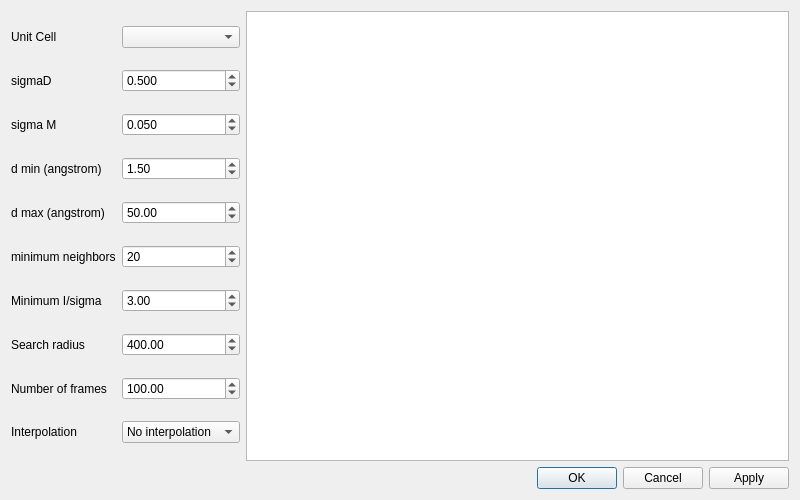
<?xml version="1.0" encoding="UTF-8"?>
<ui version="4.0">
 <class>DialogPredictPeaks</class>
 <widget class="QDialog" name="DialogPredictPeaks">
  <property name="geometry">
   <rect>
    <x>0</x>
    <y>0</y>
    <width>800</width>
    <height>500</height>
   </rect>
  </property>
  <property name="windowTitle">
   <string>Dialog</string>
  </property>
  <layout class="QVBoxLayout" name="verticalLayout">
   <item>
    <layout class="QHBoxLayout" name="horizontalLayout" stretch="0,1">
     <item>
      <layout class="QGridLayout" name="gridLayout_2">
       <item row="8" column="1">
        <widget class="QDoubleSpinBox" name="nframes">
         <property name="maximum">
          <double>10000.000000000000000</double>
         </property>
         <property name="value">
          <double>100.000000000000000</double>
         </property>
        </widget>
       </item>
       <item row="4" column="1">
        <widget class="QDoubleSpinBox" name="dMaxSpinBox">
         <property name="maximum">
          <double>1000.000000000000000</double>
         </property>
         <property name="singleStep">
          <double>0.010000000000000</double>
         </property>
         <property name="value">
          <double>50.000000000000000</double>
         </property>
        </widget>
       </item>
       <item row="9" column="1">
        <widget class="QComboBox" name="interpolation">
         <property name="currentIndex">
          <number>0</number>
         </property>
         <item>
          <property name="text">
           <string>No interpolation</string>
          </property>
         </item>
         <item>
          <property name="text">
           <string>Inverse distance</string>
          </property>
         </item>
         <item>
          <property name="text">
           <string>Intensity</string>
          </property>
         </item>
        </widget>
       </item>
       <item row="3" column="1">
        <widget class="QDoubleSpinBox" name="dMinSpinBox">
         <property name="maximum">
          <double>1000.000000000000000</double>
         </property>
         <property name="singleStep">
          <double>0.010000000000000</double>
         </property>
         <property name="value">
          <double>1.500000000000000</double>
         </property>
        </widget>
       </item>
       <item row="5" column="0">
        <widget class="QLabel" name="label_5">
         <property name="text">
          <string>minimum neighbors</string>
         </property>
        </widget>
       </item>
       <item row="1" column="0">
        <widget class="QLabel" name="label_4">
         <property name="text">
          <string>sigmaD</string>
         </property>
        </widget>
       </item>
       <item row="3" column="0">
        <widget class="QLabel" name="label">
         <property name="text">
          <string>d min (angstrom)</string>
         </property>
        </widget>
       </item>
       <item row="9" column="0">
        <widget class="QLabel" name="label_8">
         <property name="text">
          <string>Interpolation</string>
         </property>
        </widget>
       </item>
       <item row="7" column="1">
        <widget class="QDoubleSpinBox" name="radius">
         <property name="maximum">
          <double>10000.000000000000000</double>
         </property>
         <property name="value">
          <double>400.000000000000000</double>
         </property>
        </widget>
       </item>
       <item row="6" column="1">
        <widget class="QDoubleSpinBox" name="sigmaSpinBox">
         <property name="maximum">
          <double>100000.000000000000000</double>
         </property>
         <property name="singleStep">
          <double>0.100000000000000</double>
         </property>
         <property name="value">
          <double>3.000000000000000</double>
         </property>
        </widget>
       </item>
       <item row="2" column="1">
        <widget class="QDoubleSpinBox" name="sigmaM">
         <property name="decimals">
          <number>3</number>
         </property>
         <property name="singleStep">
          <double>0.001000000000000</double>
         </property>
         <property name="value">
          <double>0.050000000000000</double>
         </property>
        </widget>
       </item>
       <item row="5" column="1">
        <widget class="QSpinBox" name="neighborSpinBox">
         <property name="maximum">
          <number>100000</number>
         </property>
         <property name="value">
          <number>20</number>
         </property>
        </widget>
       </item>
       <item row="1" column="1">
        <widget class="QDoubleSpinBox" name="sigmaD">
         <property name="decimals">
          <number>3</number>
         </property>
         <property name="singleStep">
          <double>0.001000000000000</double>
         </property>
         <property name="value">
          <double>0.500000000000000</double>
         </property>
        </widget>
       </item>
       <item row="4" column="0">
        <widget class="QLabel" name="label_2">
         <property name="text">
          <string>d max (angstrom)</string>
         </property>
        </widget>
       </item>
       <item row="6" column="0">
        <widget class="QLabel" name="label_10">
         <property name="text">
          <string>Minimum I/sigma</string>
         </property>
        </widget>
       </item>
       <item row="8" column="0">
        <widget class="QLabel" name="label_11">
         <property name="text">
          <string>Number of frames</string>
         </property>
        </widget>
       </item>
       <item row="0" column="0">
        <widget class="QLabel" name="label_3">
         <property name="text">
          <string>Unit Cell</string>
         </property>
        </widget>
       </item>
       <item row="7" column="0">
        <widget class="QLabel" name="label_7">
         <property name="text">
          <string>Search radius</string>
         </property>
        </widget>
       </item>
       <item row="2" column="0">
        <widget class="QLabel" name="label_6">
         <property name="text">
          <string>sigma M</string>
         </property>
        </widget>
       </item>
       <item row="0" column="1">
        <widget class="QComboBox" name="unitCells"/>
       </item>
      </layout>
     </item>
     <item>
      <widget class="PeakTableView" name="predictedPeaks"/>
     </item>
    </layout>
   </item>
   <item>
    <widget class="QDialogButtonBox" name="actions">
     <property name="orientation">
      <enum>Qt::Horizontal</enum>
     </property>
     <property name="standardButtons">
      <set>QDialogButtonBox::Apply|QDialogButtonBox::Cancel|QDialogButtonBox::Ok</set>
     </property>
    </widget>
   </item>
  </layout>
 </widget>
 <customwidgets>
  <customwidget>
   <class>PeakTableView</class>
   <extends>QTableView</extends>
   <header>PeakTableView.h</header>
  </customwidget>
 </customwidgets>
 <resources/>
 <connections/>
</ui>
